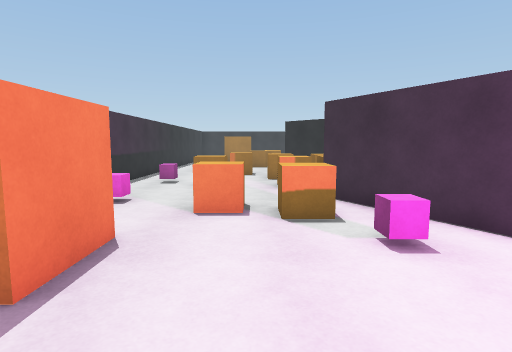
View 1 (above)

24 first-person views from a walk through a Unity game level. The camera is 1.4 m above the floor, tilts 6° down and sees 80° across. The floor is counted in squares, 1 m on a side. Each view is taken from the middle of a square. On the plan, view 1 faces up. The plan holds only what a view shows up to about 14 squares ahead; the rest is blank. The player character is not drawn. Surface patterns are stand-ins for the level's own textures.

View 2
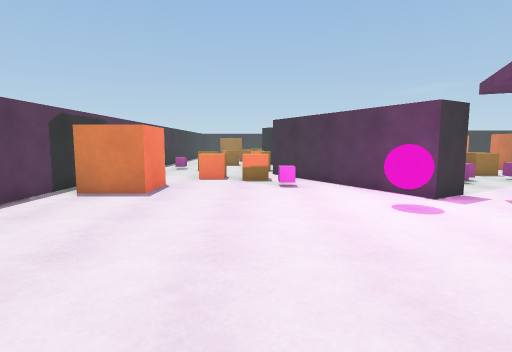

View 3
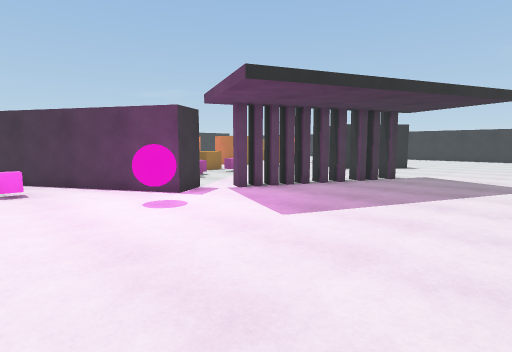

View 4
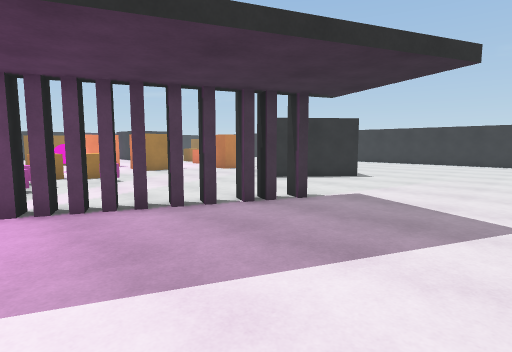

View 5
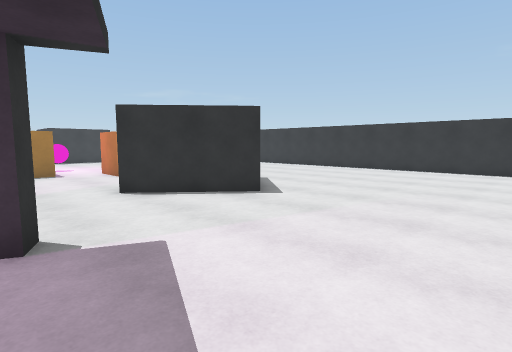

View 6
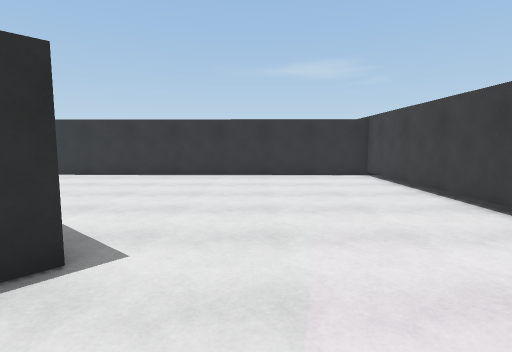

View 7
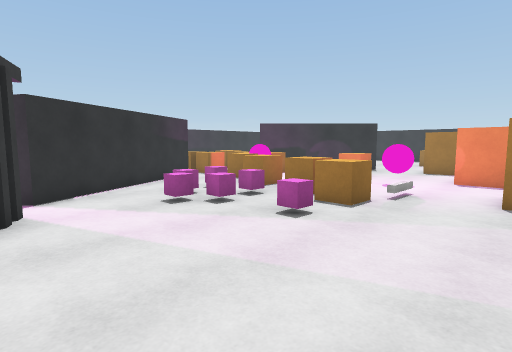

View 8
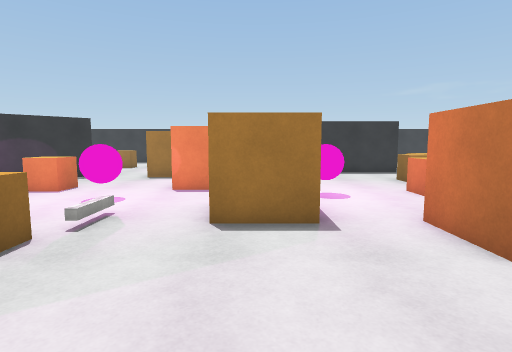

View 9
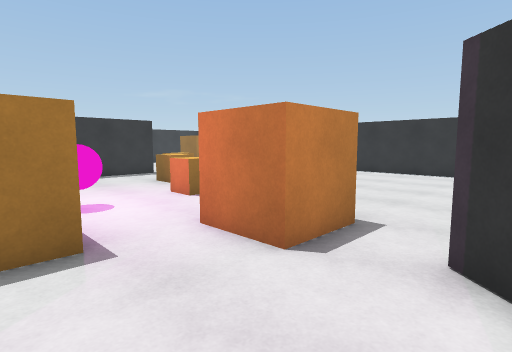

View 10
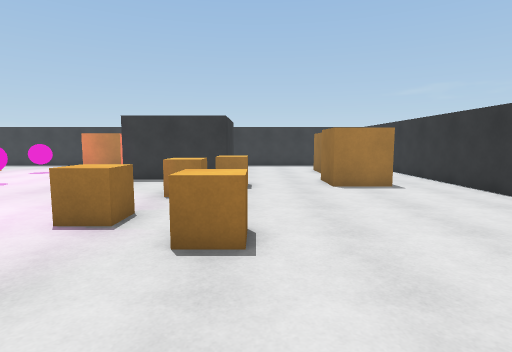

View 11
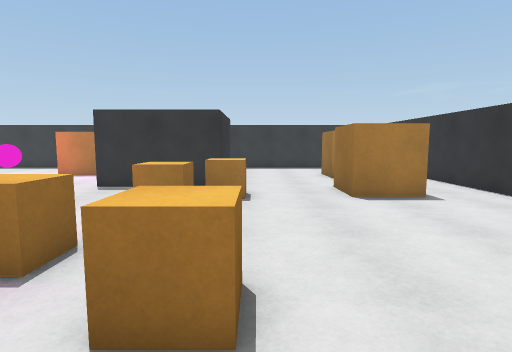

View 12
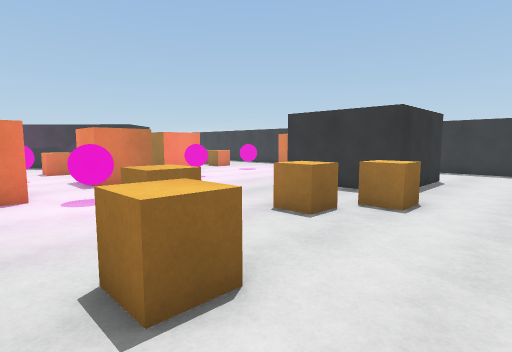

View 13
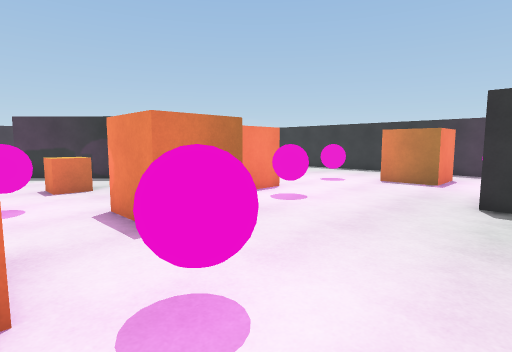

View 14
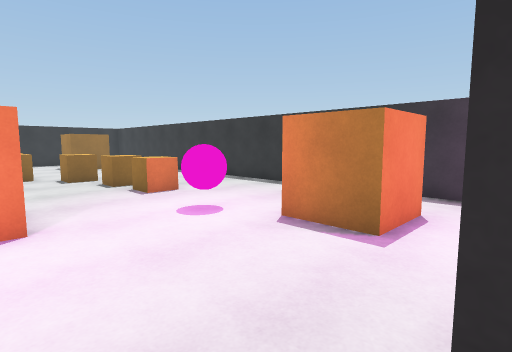

View 15
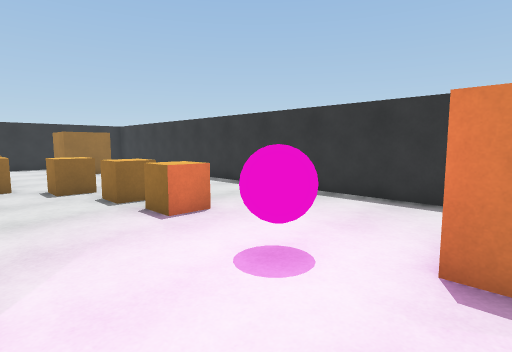

View 16
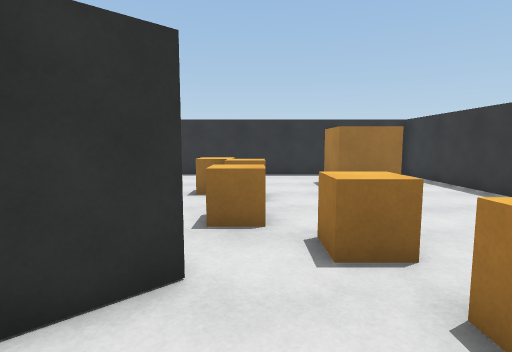

View 17
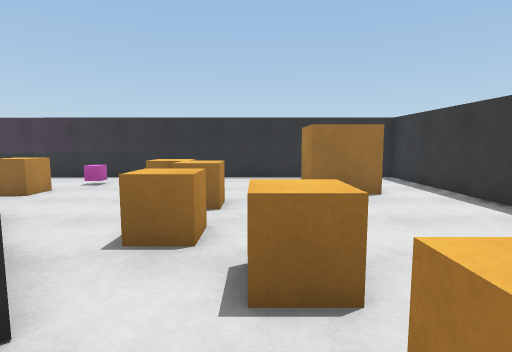

View 18
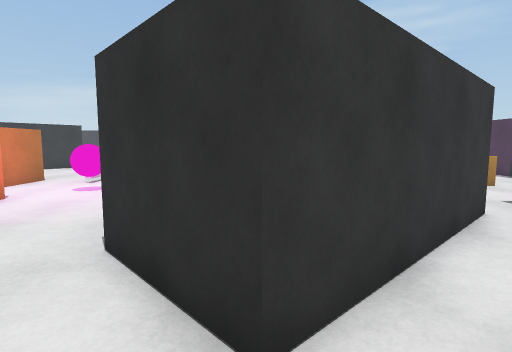

View 19
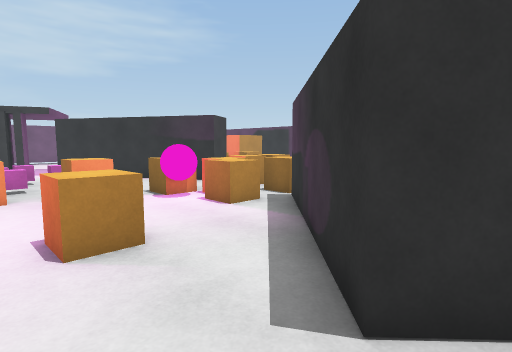

View 20
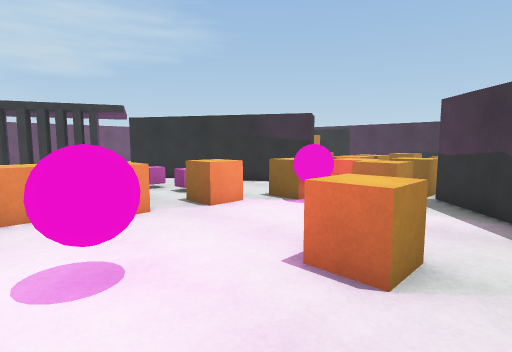

View 21
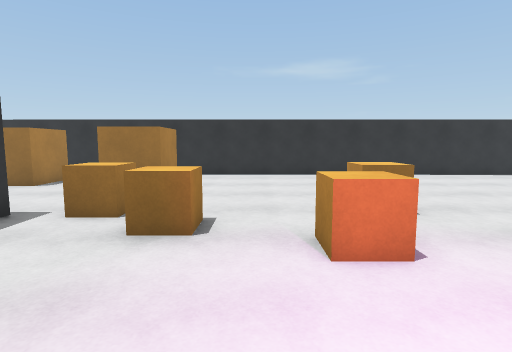

View 22
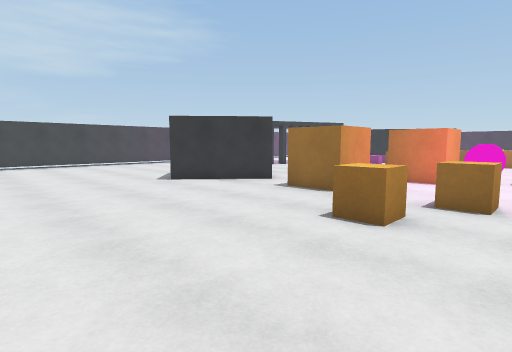

View 23
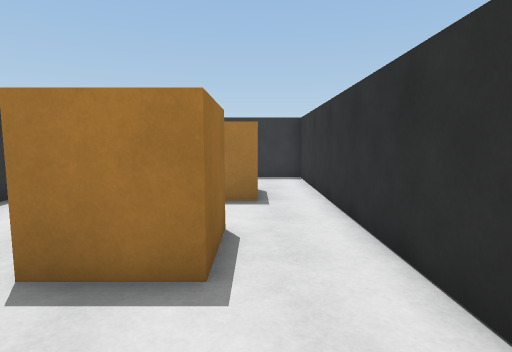

View 24
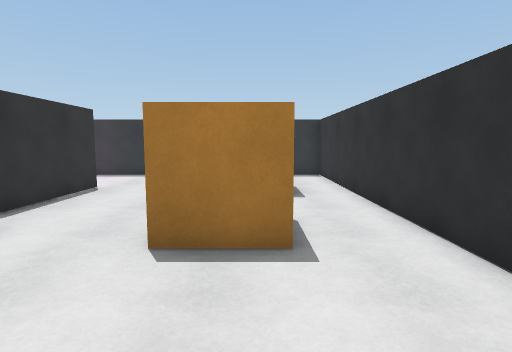

### Floor plan
Key: @ floor where view 1 was taken; # wall or solid block; x gap in a wall; . floor; B orange box; C cube; P pink ball; T thing the floor can be seen under or through; O other object.
Columns run from 5 left of view 1 to 30 right of it. Each row starts with its distance up from view 1.
 27 #######################  #####   ###
 26 #........ .........  ..  ....    ..#
 25    ......   .......  ..   ....   ..#
 24    BB.....   ......  B.   ....   ..#
 23 #  BB  .... B.BB...BBBx   #....B  .#
 22 #......  .B.BBBB.P#....   ##...BBB.#
 21 #.........B............    #.......#
 20 #.....B.BB.............    #.......#
 19 #    BB.BB.#.... #.....#####...BB..#
 18 #  ..B....###...BBPP.......x...BB..#
 17 #........## #...BB.#.......BB..BB..#
 16 #.CC...### ##..... .......B........#
 15 #.C.B..## ##...... B......B........#
 14 #...BB.####..BB... B...............#
 13 #.....B###...BB...BB..P..B.........#
 12 #.....BBBBB.....P.....P..B.BB......#
 11 #.CBB...BBPP....P..BBB.....BB......#
 10 #..BB.BBB.BB.....O.B B.............#
  9 #... ...x...BBBB.O..BB.BBB.........#
  8 #CC. ..##.....BBBB.....BBB.........#
  7 #C..BBB###..C.C....................#
  6   ..BBB.##..CCC.C..................#
  5    ......##..C......... ##.........#
  4 #  B...C.###..........   ##........#
  3 #BBB......##..........#   #........#
  2 #.........##x#........##   ........#
  1 #........PP..#TT.......## .........#
  0  ....@...P.....TTTT................#
 -1  ................TT................#
 -2   .................................#
 -3    ................................#
 -4     ...............................#
 -5        ............................#
 -6       . ..... ..... ...............#
 -7                            #########

Where each view was taken, in squares from view 1:
view 1: 0 up, 0 right, facing up
view 2: 6 down, 1 right, facing up
view 3: 6 down, 1 right, facing up-right
view 4: 6 down, 7 right, facing up-right
view 5: 6 down, 13 right, facing up-right
view 6: 2 down, 16 right, facing right
view 7: 1 up, 15 right, facing up-left
view 8: 4 up, 15 right, facing up
view 9: 5 up, 15 right, facing up-right
view 10: 7 up, 23 right, facing up
view 11: 9 up, 23 right, facing up
view 12: 10 up, 25 right, facing up-left
view 13: 11 up, 19 right, facing up-left
view 14: 18 up, 18 right, facing up-left
view 15: 19 up, 15 right, facing up-left
view 16: 20 up, 9 right, facing left
view 17: 21 up, 8 right, facing left
view 18: 21 up, 6 right, facing down
view 19: 18 up, 10 right, facing down-left
view 20: 15 up, 12 right, facing down-left
view 21: 14 up, 16 right, facing right
view 22: 14 up, 28 right, facing down-left
view 23: 14 up, 28 right, facing up
view 24: 13 up, 27 right, facing up
